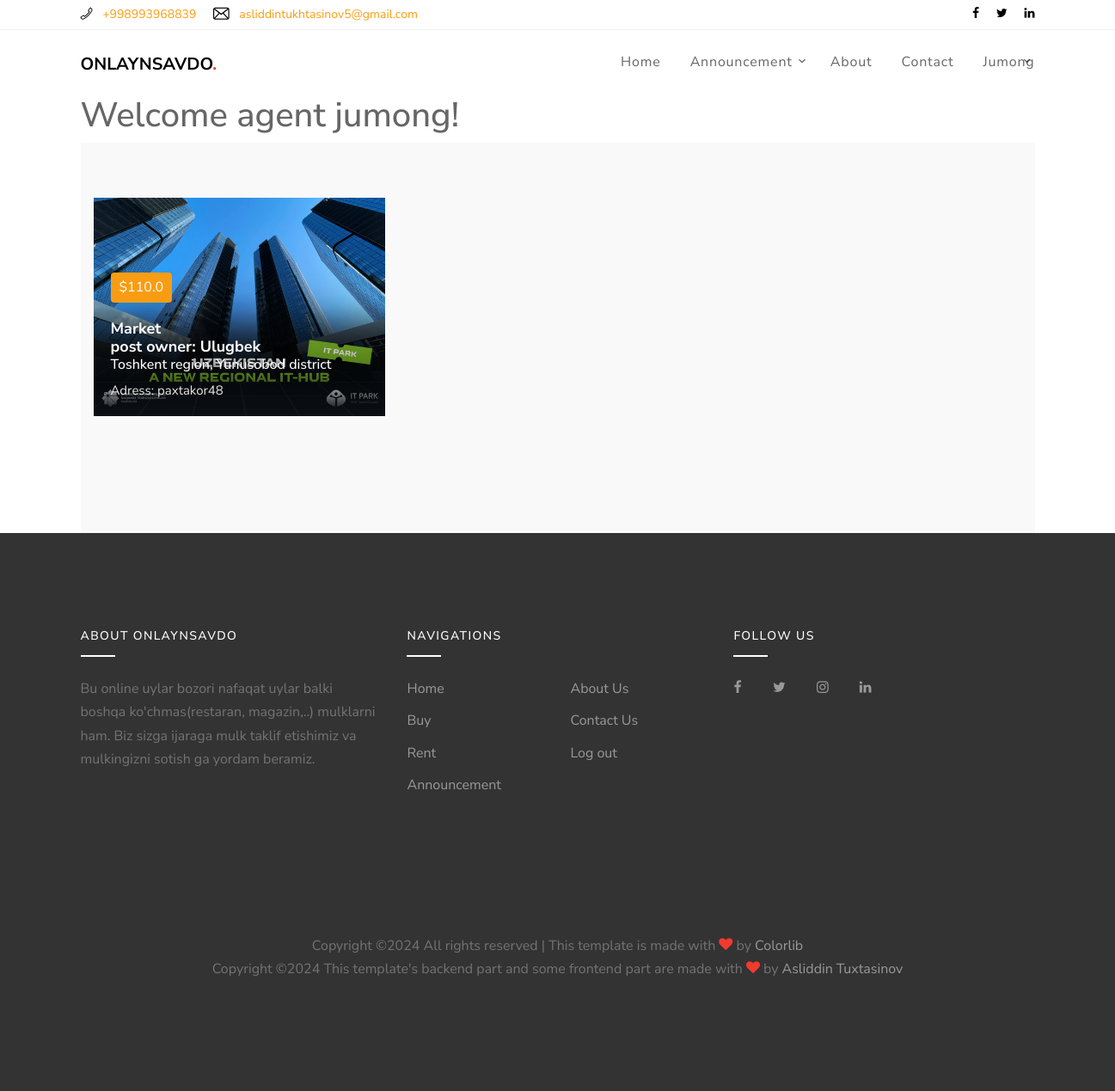
Screenshot of /user/announcment-to-be-published/ (signed in) with the database file from the repository.
### authusers/models.py (models this page shows)
class CustomUser(AbstractUser):
    email = models.EmailField(
        'email address', unique=True,
        error_messages={
            'unique': "A user with that email already exists.",},)
    is_agent = models.BooleanField('agent',default=False,help_text=('is agent?'),)
    create_date = models.DateTimeField(auto_now_add=True)

### announcement/models.py (models this page shows, shortened)
class Posts(models.Model):
    resturant = 'resturant';
    market = 'market';
    float = 'float';
    yard = 'yard'
    type = [(resturant, 'resturant'), (market, 'market'), (float, 'float'), (yard, 'yard')]
    sale = 'buy';
    rent = 'rent'
    type_status = [(sale, 'Buy'), (rent, 'Rent')]
    title = models.CharField(max_length=255, unique=True)
    home_type = models.CharField(max_length=20, choices=type, default=type[2][0])
    type = models.CharField(max_length=20, choices=type_status, default=type_status[0][0])
    price = models.FloatField('price ($)', default=0, blank=True, validators=[MinValueValidator(0)])
    year_build = models.PositiveIntegerField(default=0, blank=True, validators=[MinValueValidator(0)])
    more_info = models.TextField('more info', default="more info ...")
    area = models.FloatField('area (m.kv)', default=1)
    picture = models.ImageField(
        upload_to=f"announcement/%Y/%m/%d/announcement")
    picture2 = models.ImageField(
        upload_to=f"announcement/%Y/%m/%d/announcement")
    picture3 = models.ImageField(
        upload_to=f"announcement/%Y/%m/%d/announcement")
    beds = models.PositiveIntegerField(
        'badroom', validators=[MinValueValidator(1), MaxValueValidator(5)], default=1)
    baths = models.PositiveIntegerField(
        'batheroom', validators=[MinValueValidator(1), MaxValueValidator(5)], default=1)
    garages = models.PositiveIntegerField(
        'garages', validators=[MinValueValidator(0), MaxValueValidator(5)], default=1)
    tel_num = models.CharField("telefon number:", max_length=40, default="+998")
    region = models.ForeignKey(Regions, on_delete=models.CASCADE)
    district = models.ForeignKey(Districts, on_delete=models.CASCADE)
    adress = models.CharField(max_length=255, null=True)
    diller = models.ForeignKey(Agents, on_delete=models.SET_NULL, null=True)
    created_at = models.DateTimeField(auto_now_add=True)
    slug = models.SlugField(max_length=255, db_index=True, blank=True)
    owner = models.ForeignKey(User, on_delete=models.CASCADE)
    is_publish = models.BooleanField(default=False)
    is_send_mail = models.BooleanField(default=False)
    def get_absolute_url(self):
        kwargs = {'slug': self.slug}
        return reverse('post-detail', kwargs=kwargs)
    class Meta:
        ordering = ['-created_at']
        verbose_name_plural = 'Posts'
        verbose_name = 'Post'

class Regions(models.Model):
    region = models.CharField(max_length=150, unique=True)
    def __str__(self):
        return self.region
    class Meta:
        verbose_name_plural = 'Regions'
        verbose_name = 'Region'

class Districts(models.Model):
    region = models.ForeignKey(Regions, on_delete=models.CASCADE)
    district = models.CharField(max_length=150)
    def __str__(self):
        return self.district
    class Meta:
        verbose_name_plural = 'Districts'
        verbose_name = 'District'

### authusers/views.py (the view)
# urls.py: path('announcment-to-be-published/', AnnouncmentToBePublishedView.as_view(), name='announcment_to_be_published'),
class AnnouncmentToBePublishedView(LoginRequiredMixin,ListView):
    model = Posts
    context_object_name = 'posts'
    template_name = 'profilePage/anouncment_for_admin.html'
    paginate_by = 4
    def get_queryset(self):
        client = self.request.user
        if client.is_authenticated:
            try:
                diller=Agents.objects.get(agent=client)
                queryset = self.model._default_manager.filter(diller=diller,is_publish=False)
            except:
                queryset = self.model._default_manager.none()
            return queryset
        return None

### templates/profilePage/anouncment_for_admin.html (shortened to what this page needs)
{% extends 'base.html' %}
{% load static %}
{% block content %}
<div class="container">
    {% if user.is_authenticated %}
        <div class="content-header">
            {% if user.is_agent %}
                <h1>Welcome agent {{user.username}}!</h1>
                <div class="site-section site-section-sm bg-light">
                    <div class="container">
                        {% include 'posts.html' %}
                    </div>
                </div>
            {% endif %}
        </div>
    {% else %}
        <h1>You are not login</h1>
    {% endif %}
</div>
{% endblock %}

### templates/base.html (shortened to what this page needs)
{% load static %}
{% load active_link_tags %}
{% url 'main:index' as index %}
<!DOCTYPE html>
<html lang="en">
  <head>
    <link rel="stylesheet" href="{% static 'fonts/icomoon/style.css' %}">
    <link rel="stylesheet" href="{% static 'css/bootstrap.min.css' %}">
    <link rel="stylesheet" href="{% static 'css/magnific-popup.css' %}">
    <link rel="stylesheet" href="{% static 'css/jquery-ui.css' %}">
    <link rel="stylesheet" href="{% static 'css/owl.carousel.min.css' %}">
    <link rel="stylesheet" href="{% static 'css/owl.theme.default.min.css' %}">
    <link rel="stylesheet" href="{% static 'css/bootstrap-datepicker.css' %}">
    <link rel="stylesheet" href="{% static 'css/mediaelementplayer.css' %}">
    <link rel="stylesheet" href="{% static 'css/animate.css' %}">
    <link rel="stylesheet" href="{% static 'fonts/flaticon/font/flaticon.css' %}">
    <link rel="stylesheet" href="{% static 'css/fl-bigmug-line.css' %}">
    <link rel="stylesheet" href="{% static 'css/aos.css' %}">
    <link rel="stylesheet" href="{% static 'css/style.css' %}">
  </head>
  <body>
  <div class="site-wrap">
    <div class="border-bottom bg-white top-bar">
      <div class="container">
        <div class="row align-items-center">
          <div class="col-6 col-md-6">
            <p class="mb-0">
              <a href="tel:+998993968839" class="mr-3"><span class="text-black fl-bigmug-line-phone351"></span> <span class="d-none d-md-inline-block ml-2">+998993968839</span></a>
              <a href="mailto:asliddintukhtasinov5@gmail.com"><span class="text-black fl-bigmug-line-email64"></span> <span class="d-none d-md-inline-block ml-2">asliddintukhtasinov5@gmail.com</span></a>
            </p>
          </div>
          <div class="col-6 col-md-6 text-right">
            <a href="https://t.me/Asliddindev" class="mr-3"><span class="text-black icon-facebook"></span></a>
            <a href="https://t.me/Asliddindev" class="mr-3"><span class="text-black icon-twitter"></span></a>
            <a href="https://t.me/Asliddindev" class="mr-0"><span class="text-black icon-linkedin"></span></a>
          </div>
        </div>
      </div>
    </div>
    <div class="site-navbar">
        <div class="container py-1">
          <div class="row align-items-center">
            <div class="col-8 col-md-8 col-lg-4">
              <h1 class=""><a href="\" class="h5 text-uppercase text-black"><strong>OnlaynSavdo<span class="text-danger">.</span></strong></a></h1>
            </div>
            <div class="col-4 col-md-4 col-lg-8">
              <nav class="site-navigation text-right text-md-right" role="navigation">
                <ul class="site-menu js-clone-nav d-none d-lg-block">
                  <li class="{% if index == request.path %}active{% endif %}">
                    <a href="{% url 'main:index' %}">Home</a>
                  </li>
                  <li class="has-children {% active_link 'main:announcement' %}">
                    <a href="{% url 'main:announcement' %}">Announcement</a>
                  </li>
                  <li class="{% active_link 'main:about' %}"><a href="{% url 'main:about' %}">About</a></li>
                  <li class="{% active_link 'main:contact' %}"><a href="{% url 'main:contact' %}">Contact</a></li>
                  {% if user.is_authenticated %}
                    <li class="has-children {% active_link 'user_page' %}">
                      <a href="{% url 'user_page' %}">{{ user.username|title }}</a>
                    </li>
                  {% else %}
                    <li class="{% active_link 'login' %}"><a href="{% url 'login' %}">Log in</a></li>
                    <li class="{% active_link 'signup' %}"><a href="{% url 'signup' %}">Sign Up</a></li>
                  {% endif %}
                </ul>
              </nav>
            </div>
          </div>
        </div>
    </div>
  </div>
  {% block content %}
  {% endblock %}
    <footer class="site-footer">
      <div class="container">
        <div class="row">
          <div class="col-lg-4">
            <div class="mb-5">
              <h3 class="footer-heading mb-4">About OnlaynSavdo</h3>
              <p>Bu online uylar bozori nafaqat uylar balki boshqa ko'chmas(restaran, magazin,..) mulklarni ham. Biz sizga ijaraga mulk taklif etishimiz va mulkingizni sotish ga yordam beramiz.</p>
            </div>
          </div>
          <div class="col-lg-4 mb-5 mb-lg-0">
            <div class="row mb-5">
              <div class="col-md-12">
                <h3 class="footer-heading mb-4">Navigations</h3>
              </div>
              <div class="col-md-6 col-lg-6">
                <ul class="list-unstyled">
                  <li><a href="\">Home</a></li>
                  <li><a href="{% url 'main:announcement' %}?type=buy">Buy</a></li>
                  <li><a href="{% url 'main:announcement' %}?type=rent">Rent</a></li>
                  <li><a href="{% url 'main:announcement' %}">Announcement</a></li>
                </ul>
              </div>
              <div class="col-md-6 col-lg-6">
                <ul class="list-unstyled">
                  <li><a href="{% url 'main:about' %}">About Us</a></li>
                  <li><a href="{% url 'main:contact' %}">Contact Us</a></li>
                    {% if user.is_authenticated %}
                      <li><a href="{% url 'logout' %}">Log out</a></li>
                    {% else %}
                      <li><a href="{% url 'signup' %}">Sign Up</a></li>
                      <li><a href="{% url 'login' %}">Log in</a></li>
                    {%endif%}
                </ul>
              </div>
            </div>
          </div>
          <div class="col-lg-4 mb-5 mb-lg-0">
            <h3 class="footer-heading mb-4">Follow Us</h3>
                <div>
                  <a href="https://t.me/Asliddindev" class="pl-0 pr-3"><span class="icon-facebook"></span></a>
                  <a href="https://t.me/Asliddindev" class="pl-3 pr-3"><span class="icon-twitter"></span></a>
                  <a href="https://t.me/Asliddindev" class="pl-3 pr-3"><span class="icon-instagram"></span></a>
                  <a href="https://t.me/Asliddindev" class="pl-3 pr-3"><span class="icon-linkedin"></span></a>
                </div>
          </div>
        </div>
        <div class="row pt-5 mt-5 text-center">
          <div class="col-md-12">
            <p>
            Copyright &copy;</script><script>document.write(new Date().getFullYear());</script> All rights reserved | This template is made with <i class="icon-heart text-danger" aria-hidden="true"></i> by <a href="https://colorlib.com" target="_blank" >Colorlib</a>
              <br>
            Copyright &copy;</script><script>document.write(new Date().getFullYear());</script> This template's backend part and some frontend part are made with <i class="icon-heart text-danger" aria-hidden="true"></i> by <a href="https://t.me/Asliddindev" target="_blank" >Asliddin Tuxtasinov</a>
            </p>
          </div>
        </div>
      </div>
    </footer>
  </body>
</html>

### templates/posts.html (shortened to what this page needs)
{% load static %}
<div class="row mb-5">
  {% if posts %}
    {% for post in posts %}
      <div class="col-md-6 col-lg-4 mb-4">
        <a href="{{ post.get_absolute_url }}" class="prop-entry d-block">
          <figure>
            <img src="{{post.picture.url}}" alt="{{post.title}}" class="img-fluid">
          </figure>
          <div class="prop-text">
            <div class="inner">
              <span class="price rounded">${{post.price}}</span>
              <h3 class="title">{{ post.title }}</h3>
              <h5 class="title">post owner: {{ post.owner }}</h5>
              <h6 style="color:white;">{{ post.region }} region, {{ post.district }} district</h6>
              <p class="location">Adress: {{post.adress}}</p>
            </div>
          </div>
        </a>
      </div>
    {% endfor %}
  {% else %}
    <h2 style="margin-left:2%; margin-top:-4.5%;">E'lonlar mavjud emas !</h2>
  {% endif %}
</div>

### static/css/fl-bigmug-line.css (style rules this page uses)
.fl-bigmug-line-ico, [class^="fl-bigmug-line-"]:before, [class*=" fl-bigmug-line-"]:before, [class^="fl-bigmug-line-"]:after, [class*=" fl-bigmug-line-"]:after { font-family: 'fl-bigmug-line'; font-size: inherit; font-weight: 400; font-style: normal; -webkit-font-smoothing: antialiased; -moz-osx-font-smoothing: grayscale; }
.fl-bigmug-line-email64:before { content: "\e03c"; }
.fl-bigmug-line-phone351:before { content: "\e085"; }

### rows the page displays
CustomUser: username "Jumong", username "jumong"
Posts: picture (picture), price "110.0", title "Market", owner "Ulugbek", region "Toshkent", district "Yunusobod", adress "paxtakor48"
